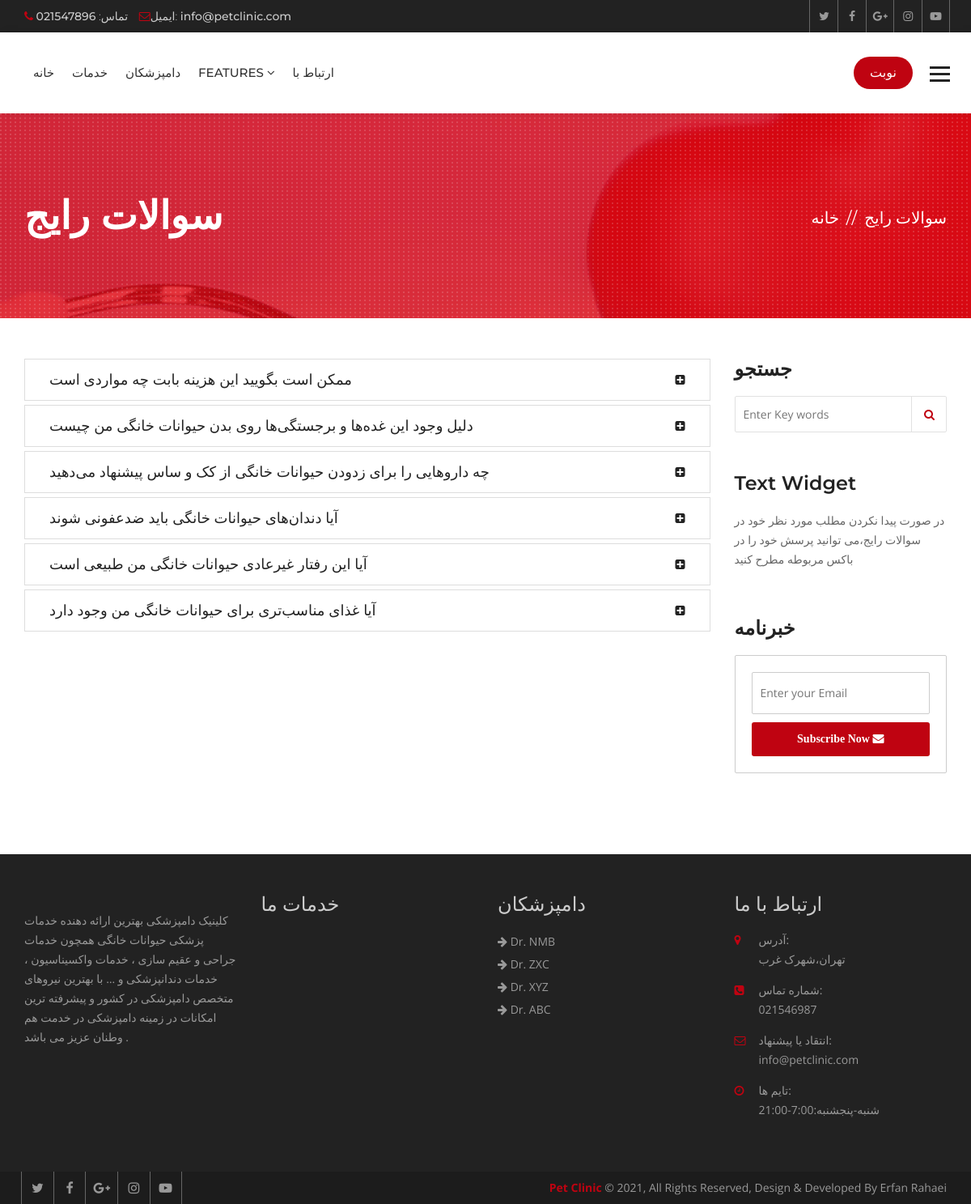
The page /faqs/ on the database its author committed.
### hospital/models.py (models this page shows, shortened)
class Faq(models.Model):
    question = models.CharField(max_length=120)
    answer = models.TextField()

class Doctor(models.Model):
    name = models.CharField(max_length=120)
    speciality = models.CharField(max_length=120)
    picture = models.ImageField(upload_to="doctors/")
    details = models.TextField()
    experience = models.TextField()
    expertize = models.ManyToManyField(to='Expertize', related_name='doctors')
    twitter = models.CharField(max_length=120, blank=True, null=True)
    facebook = models.CharField(max_length=120, blank=True, null=True)
    instagram = models.CharField(max_length=120, blank=True, null=True)

### hospital/views.py (the view)
# urls.py: path('faqs/', views.FaqListView.as_view(), name="faqs"),
class FaqListView(ListView):
    template_name = 'hospital/faqs.html'
    queryset = Faq.objects.all()

### hospital/context_processors.py (called while the page is built)
def footer_content(request):
    services = Service.objects.all()
    doctors = Doctor.objects.all()
    context = {
        'services': services,
        'doctors': doctors
    }
    return context

### templates/hospital/faqs.html (shortened to what this page needs)
{% extends 'base.html' %}
{% block maincontent %}
<div class="inner-banner">
  <div class="container">
    <div class="row">
      <div class="col-md-7">
        <h1>سوالات رایج</h1>
      </div>
      <div class="col-md-5">
        <ol class="breadcrumb">
          <li><a href="{% url 'index' %}">خانه</a></li>
          <li class="active">سوالات رایج</li>
        </ol>
      </div>
    </div>
  </div>
</div>
<div class="main-content">
  <section class="faqs">
    <div class="container">
      <div class="row">
        <div class="col-md-9">
          <div class="panel-group" id="accordion" role="tablist" aria-multiselectable="true">
            {% for faq in object_list %}
            <div class="panel panel-default">
              <div class="panel-heading" role="tab" id="heading{{ forloop.counter }}">
                <h4 class="panel-title"> <a class="collapsed" role="button" data-toggle="collapse"
                    data-parent="#accordion" href="#collapse{{ forloop.counter }}" aria-expanded="false"
                    aria-controls="collapse{{ forloop.counter }}">
                    {{ faq.question }}</a></h4>
              </div>
            </div>
            {% endfor %}
          </div>
        </div>
        <aside class="col-md-3">
          <div class="sidebar">
            <div class="widget search-widget">
              <h3>جستجو</h3>
              <form class="search-form">
                <input placeholder="Enter Key words" type="search">
                <button type="submit"><i class="fa fa-search" aria-hidden="true"></i></button>
              </form>
            </div>
            <div class="widget text-widget">
              <h3>Text Widget</h3>
              <p>در صورت پیدا نکردن مطلب مورد نظر خود در سوالات رایج،می توانید پرسش خود را در باکس مربوطه مطرح کنید</p>
            </div>
            <div class="widget newsletter-widget">
              <h3>خبرنامه</h3>
              <form class="newsletter-form">
                <input placeholder="Enter your Email" type="email">
                <button type="submit">Subscribe Now <i class="fa fa-envelope" aria-hidden="true"></i></button>
              </form>
            </div>
          </div>
        </aside>
      </div>
    </div>
  </section>
</div>
{% endblock maincontent %}

### templates/partials/_footer.html (shortened to what this page needs)
{% load static %}
<footer class="footer">
  <div class="footer-widgets">
    <div class="container">
      <div class="row">
        <div class="col-md-3 col-sm-6">
          <div class="widget"> <img class="ft-logo" src="{% static 'pet_clinic/images/logof.png' %}" alt="">
            <p>کلینیک دامپزشکی بهترین ارائه دهنده خدمات پزشکی حیوانات خانگی همچون خدمات جراحی و عقیم سازی ، خدمات واکسیناسیون ، خدمات دندانپزشکی و … با بهترین نیروهای متخصص دامپزشکی در کشور و پیشرفته ترین امکانات در زمینه دامپزشکی در خدمت هم وطنان عزیز می باشد . </p>
          </div>
        </div>
        <div class="col-md-3 col-sm-6">
          <div class="widget">
            <h3>خدمات ما</h3>
          </div>
        </div>
        <div class="col-md-3 col-sm-6">
          <div class="widget">
            <h3>دامپزشکان</h3>
            <ul>
              {% for doctor in doctors|slice:':8' %}
              <li><a href="{% url 'doctor_details' doctor.id %}"><i class="fa fa-arrow-right"></i> {{ doctor.name }}</a>
              </li>
              {% endfor %}
            </ul>
          </div>
        </div>
        <div class="col-md-3 col-sm-6">
          <div class="widget">
            <h3>ارتباط با ما</h3>
            <address>
              <ul>
                <li> <span class="icon"><i class="fa fa-map-marker" aria-hidden="true"></i></span> <span
                    class="add-text"><strong>آدرس:</strong> تهران،شهرک غرب</span> </li>
                <li> <span class="icon"><i class="fa fa-phone-square" aria-hidden="true"></i></span> <span
                    class="add-text"><strong>شماره تماس:</strong> 021546987</span> </li>
                <li> <span class="icon"><i class="fa fa-envelope-o" aria-hidden="true"></i></span> <span
                    class="add-text"><strong>انتقاد یا پیشنهاد:</strong> info@petclinic.com</span> </li>
                <li> <span class="icon"><i class="fa fa-clock-o" aria-hidden="true"></i></span> <span
                    class="add-text"><strong>تایم ها:</strong>شنبه-پنجشنبه:7:00-21:00</span> </li>
              </ul>
            </address>
          </div>
        </div>
      </div>
    </div>
  </div>
  <div class="footer-cr">
    <div class="container">
      <div class="row">
        <div class="col-md-6">
          <div class="footer-social"> <a href="#"><i class="fa fa-twitter" aria-hidden="true"></i></a> <a href="#"><i
                class="fa fa-facebook" aria-hidden="true"></i></a> <a href="#"><i class="fa fa-google-plus"
                aria-hidden="true"></i></a> <a href="#"><i class="fa fa-instagram" aria-hidden="true"></i></a> <a
              href="#"><i class="fa fa-youtube-play" aria-hidden="true"></i></a>
          </div>
        </div>
        <div class="col-md-6">
          <p><strong>Pet Clinic</strong> © {% now 'Y' %}, All Rights Reserved, Design & Developed By Erfan Rahaei</p>
        </div>
      </div>
    </div>
  </div>
</footer>

### pet_clinic/static/pet_clinic/css/custom.css (style rules this page uses)
html body { font-family: 'Open Sans', sans-serif; color: #777777; font-size: 14px; }
p { line-height: 24px; }
body h1, body h2, body h3, body h4, body h5, body h6 { font-family: 'Montserrat', sans-serif; margin: 0px; }
body h1 { font-size: 48px; }
body h3 { font-size: 24px; }
body h4 { font-size: 20px; }
.inner-banner { background: url(../images/inner.jpg) no-repeat top center; position: relative; width: 100%; float: left; padding: 100px 0 100px; background-color: #bf0311; z-index: 0; }
.inner-banner:after { background: url(../images/patt.png); position: absolute; left: 0; top: 0; content: ""; width: 100%; height: 100%; }
.inner-banner .container { position: relative; z-index: 99; }
.inner-banner h1 { color: #fff; font-weight: 700; }
.inner-banner .breadcrumb { text-align: right; background: none; padding: 0px; margin: 15px 0 0; }
.inner-banner .breadcrumb>li, .inner-banner .breadcrumb>li a { color: #fff; font-size: 20px; font-family: 'Montserrat', sans-serif; }
.inner-banner .breadcrumb>li+li::before { color: #fff; content: "// "; padding: 0 5px; }
.main-content { width: 100%; float: left; padding: 50px 0; }
.faqs .panel-default>.panel-heading { background: #ffffff none repeat scroll 0 0; border: 0 none; padding: 0 30px; position: relative; }
.faqs .panel-default>.panel-heading a { color: #222; display: block; }
.faqs .panel-default>.panel-heading a.collapsed { color: #222; }
.faqs .panel-default>.panel-heading a::after { color: #bf0311; content: "\f146"; font-family: FontAwesome; font-size: 14px; position: absolute; right: 30px; top: 0; }
.faqs .panel-default>.panel-heading a.collapsed::after { color: #222; content: "\f0fe"; font-family: FontAwesome; font-size: 14px; position: absolute; right: 30px; top: 0; }
.faqs .panel-default>.panel-heading h4 { font-weight: 500; line-height: 50px; font-size: 18px; }
.faqs .panel-default>.panel-heading h4 a { color: #bf0311; }
.faqs .panel-group .panel { border-radius: 0; box-shadow: none; }
.footer { width: 100%; float: left; background: #222222; padding: 50px 0 0 0; }
.footer .widget { width: 100%; float: left; margin: 0 0 50px; }
.footer .widget ul { margin: 0px; padding: 0px; list-style: none; }
.footer .widget li { line-height: 28px; color: #999999; }
.footer .widget a { color: #999; }
.footer .widget h3 { margin: 0 0 20px; color: #cccccc; line-height: 24px; }
.footer .widget p { line-height: 24px; color: #999999; }
.footer .widget address li { float: left; line-height: 24px; margin-bottom: 14px; width: 100%; }
.widget address .icon { width: 30px; float: left; color: #bf0311; }
.widget address .add-text { float: left; width: 80%; }
.widget address .add-text>strong { display: block; font-weight: 400; }
.footer-cr { width: 100%; float: left; clear: both; background: #1c1c1c; }
.footer-cr p { margin: 0px; line-height: 40px; color: #999999; text-align: right; }
.footer-cr p strong { color: #bf0311; }
.footer-social a { border-left: 1px solid #666666; color: #999999; display: inline-block; font-size: 16px; line-height: 40px; margin-left: -4px; text-align: center; width: 40px; }
.footer-social a:last-child { border-right: 1px solid #666666; }
.sidebar .widget { float: left; margin-bottom: 50px; width: 100%; }
.sidebar .widget h3 { color: #222222; font-size: 24px; font-weight: 600; margin: 0 0 20px; }
.search-form { overflow: hidden; position: relative; width: 100%; }
.search-form input { border: 1px solid #e1e1e1; border-radius: 2px; height: 45px; padding: 0 10px; width: 100%; }
.search-form button { -moz-border-bottom-colors: none; -moz-border-left-colors: none; -moz-border-right-colors: none; -moz-border-top-colors: none; background: rgba(0, 0, 0, 0) none repeat scroll 0 0; border-color: currentcolor currentcolor currentcolor #e1e1e1; border-image: none; border-style: none none none solid; border-width: 0 0 0 1px; color: #666666; height: 45px; line-height: 45px; padding: 0 15px; position: absolute; right: 0; top: 0; }
.sidebar .text-widget p { color: #666666; line-height: 24px; }
.newsletter-form { background: #fff; border-radius: 2px; padding: 20px; border: 1px solid #ccc; }
.newsletter-form input { border: 1px solid #cccccc; border-radius: 2px; line-height: 50px; padding: 0 10px; width: 100%; }
.newsletter-form button { border: 0 none; border-radius: 3px; color: #ffffff; font-family: "Roboto Slab", serif; font-weight: 700; line-height: 40px; margin-top: 10px; text-align: center; width: 100%; }

### rows shown on the page
Faq: question "ممکن است بگویید این هزینه بابت چه مواردی است"
Faq: question "دلیل وجود این غده‌ها و برجستگی‌ها روی بدن حیوانات خانگی من چیست"
Faq: question "چه داروهایی را برای زدودن حیوانات خانگی از کک و ساس پیشنهاد می‌دهید"
Faq: question "آیا دندان‌های حیوانات خانگی باید ضدعفونی شوند"
Faq: question "آیا این رفتار غیرعادی حیوانات خانگی من طبیعی است"
Faq: question "آیا غذای مناسب‌تری برای حیوانات خانگی من وجود دارد"
Doctor: name "Dr. NMB"
Doctor: name "Dr. ZXC"
Doctor: name "Dr. XYZ"
Doctor: name "Dr. ABC"
